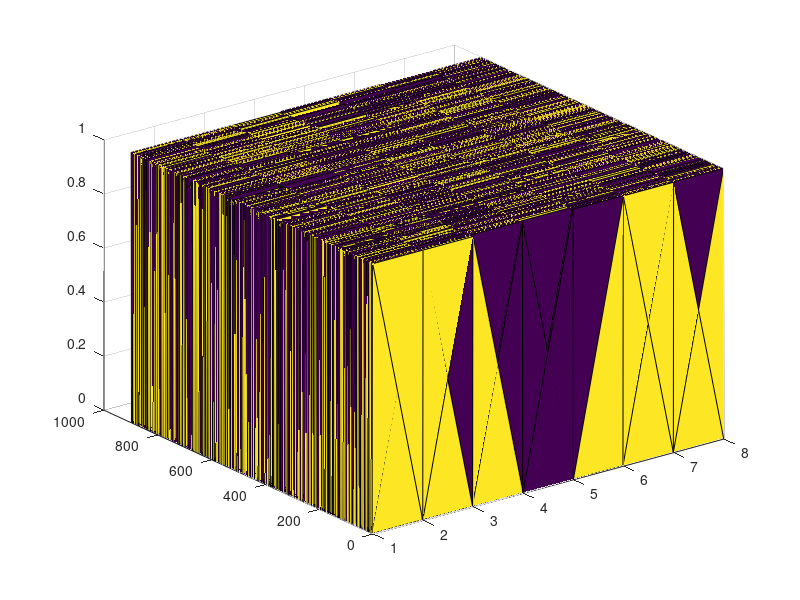

Recreate this plot in MATLAB.
x = round(rand(901, 8));

surf(x);

y = x(2:end, (end - 3):end);

x(end, :) = [];

csvwrite('x.csv', x);

csvwrite('y.csv', y);